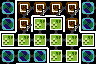

This is a level from a 2D game, rendered from its Tiled map with the project's own tilesets. A one-line summary and the complete map file follow:
An orthogonal 6x4 tile map with 16x16 px tiles, 4 tile layers (Maze Shape, Room Properties, Minimap, Restrictions).

<map version="1.10" tiledversion="1.11.2" orientation="orthogonal" renderorder="right-down" width="6" height="4" tilewidth="16" tileheight="16" infinite="0" nextlayerid="5" nextobjectid="1">
 <properties>
  <property name="has_warp_zone" type="bool" value="true" />
 </properties>
 <tileset firstgid="1" source="../LayoutTiles.tsx" />
 <layer id="1" name="Maze Shape" width="6" height="4">
  <data encoding="csv">
4,35,19,19,36,3,
52,34,35,36,34,51,
17,49,49,18,18,20,
33,19,20,51,52,35
</data>
 </layer>
 <layer id="2" name="Room Properties" width="6" height="4">
  <data encoding="csv">
22,37,37,37,37,22,
22,37,21,21,37,22,
21,21,21,21,21,21,
22,22,22,21,21,22
</data>
 </layer>
 <layer id="4" name="Minimap" width="6" height="4">
  <data encoding="csv">
0,13,13,13,13,0,
0,13,14,14,13,0,
14,14,14,14,14,14,
0,0,0,14,14,0
</data>
 </layer>
 <layer id="3" name="Restrictions" width="6" height="4">
  <data encoding="csv">
0,16,16,16,16,0,
0,16,0,0,16,0,
0,0,0,0,0,0,
0,0,0,0,0,0
</data>
 </layer>
</map>
